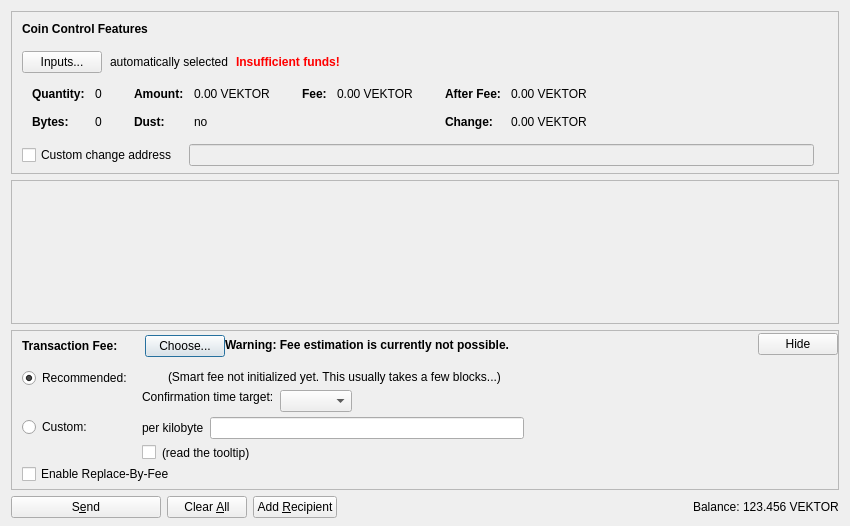
<?xml version="1.0" encoding="UTF-8"?>
<ui version="4.0">
 <class>SendCoinsDialog</class>
 <widget class="QDialog" name="SendCoinsDialog">
  <property name="geometry">
   <rect>
    <x>0</x>
    <y>0</y>
    <width>850</width>
    <height>526</height>
   </rect>
  </property>
  <property name="windowTitle">
   <string>Send Coins</string>
  </property>
  <layout class="QVBoxLayout" name="verticalLayout" stretch="0,1,0,0">
   <property name="bottomMargin">
    <number>8</number>
   </property>
   <item>
    <widget class="QFrame" name="frameCoinControl">
     <property name="sizePolicy">
      <sizepolicy hsizetype="Expanding" vsizetype="Expanding">
       <horstretch>0</horstretch>
       <verstretch>0</verstretch>
      </sizepolicy>
     </property>
     <property name="maximumSize">
      <size>
       <width>16777215</width>
       <height>16777215</height>
      </size>
     </property>
     <property name="frameShape">
      <enum>QFrame::StyledPanel</enum>
     </property>
     <property name="frameShadow">
      <enum>QFrame::Sunken</enum>
     </property>
     <layout class="QVBoxLayout" name="verticalLayoutCoinControl2">
      <property name="spacing">
       <number>0</number>
      </property>
      <property name="leftMargin">
       <number>0</number>
      </property>
      <property name="topMargin">
       <number>0</number>
      </property>
      <property name="rightMargin">
       <number>0</number>
      </property>
      <property name="bottomMargin">
       <number>6</number>
      </property>
      <item>
       <layout class="QVBoxLayout" name="verticalLayoutCoinControl" stretch="0,0,0,0,1">
        <property name="spacing">
         <number>0</number>
        </property>
        <property name="leftMargin">
         <number>10</number>
        </property>
        <property name="topMargin">
         <number>10</number>
        </property>
        <item>
         <layout class="QHBoxLayout" name="horizontalLayoutCoinControl1">
          <property name="bottomMargin">
           <number>15</number>
          </property>
          <item>
           <widget class="QLabel" name="labelCoinControlFeatures">
            <property name="sizePolicy">
             <sizepolicy hsizetype="Preferred" vsizetype="Maximum">
              <horstretch>0</horstretch>
              <verstretch>0</verstretch>
             </sizepolicy>
            </property>
            <property name="font">
             <font>
              <weight>75</weight>
              <bold>true</bold>
             </font>
            </property>
            <property name="styleSheet">
             <string notr="true">font-weight:bold;</string>
            </property>
            <property name="text">
             <string>Coin Control Features</string>
            </property>
           </widget>
          </item>
         </layout>
        </item>
        <item>
         <layout class="QHBoxLayout" name="horizontalLayoutCoinControl2" stretch="0,0,0,0">
          <property name="spacing">
           <number>8</number>
          </property>
          <property name="bottomMargin">
           <number>10</number>
          </property>
          <item>
           <widget class="QPushButton" name="pushButtonCoinControl">
            <property name="styleSheet">
             <string notr="true"/>
            </property>
            <property name="text">
             <string>Inputs...</string>
            </property>
            <property name="autoDefault">
             <bool>false</bool>
            </property>
           </widget>
          </item>
          <item>
           <widget class="QLabel" name="labelCoinControlAutomaticallySelected">
            <property name="text">
             <string>automatically selected</string>
            </property>
            <property name="margin">
             <number>5</number>
            </property>
           </widget>
          </item>
          <item>
           <widget class="QLabel" name="labelCoinControlInsuffFunds">
            <property name="font">
             <font>
              <weight>75</weight>
              <bold>true</bold>
             </font>
            </property>
            <property name="styleSheet">
             <string notr="true">color:red;font-weight:bold;</string>
            </property>
            <property name="text">
             <string>Insufficient funds!</string>
            </property>
            <property name="margin">
             <number>5</number>
            </property>
           </widget>
          </item>
          <item>
           <spacer name="horizontalSpacerCoinControl">
            <property name="orientation">
             <enum>Qt::Horizontal</enum>
            </property>
            <property name="sizeHint" stdset="0">
             <size>
              <width>40</width>
              <height>1</height>
             </size>
            </property>
           </spacer>
          </item>
         </layout>
        </item>
        <item>
         <widget class="QWidget" name="widgetCoinControl" native="true">
          <property name="sizePolicy">
           <sizepolicy hsizetype="Preferred" vsizetype="Preferred">
            <horstretch>0</horstretch>
            <verstretch>0</verstretch>
           </sizepolicy>
          </property>
          <property name="minimumSize">
           <size>
            <width>0</width>
            <height>0</height>
           </size>
          </property>
          <property name="styleSheet">
           <string notr="true"/>
          </property>
          <layout class="QHBoxLayout" name="horizontalLayoutCoinControl5">
           <property name="leftMargin">
            <number>0</number>
           </property>
           <property name="topMargin">
            <number>0</number>
           </property>
           <property name="rightMargin">
            <number>0</number>
           </property>
           <property name="bottomMargin">
            <number>0</number>
           </property>
           <item>
            <layout class="QHBoxLayout" name="horizontalLayoutCoinControl3" stretch="0,0,0,1">
             <property name="spacing">
              <number>20</number>
             </property>
             <property name="topMargin">
              <number>0</number>
             </property>
             <property name="bottomMargin">
              <number>10</number>
             </property>
             <item>
              <layout class="QFormLayout" name="formLayoutCoinControl1">
               <property name="horizontalSpacing">
                <number>10</number>
               </property>
               <property name="verticalSpacing">
                <number>14</number>
               </property>
               <property name="leftMargin">
                <number>10</number>
               </property>
               <property name="topMargin">
                <number>4</number>
               </property>
               <property name="rightMargin">
                <number>6</number>
               </property>
               <item row="0" column="0">
                <widget class="QLabel" name="labelCoinControlQuantityText">
                 <property name="font">
                  <font>
                   <weight>75</weight>
                   <bold>true</bold>
                  </font>
                 </property>
                 <property name="text">
                  <string>Quantity:</string>
                 </property>
                 <property name="margin">
                  <number>0</number>
                 </property>
                </widget>
               </item>
               <item row="0" column="1">
                <widget class="QLabel" name="labelCoinControlQuantity">
                 <property name="cursor">
                  <cursorShape>IBeamCursor</cursorShape>
                 </property>
                 <property name="contextMenuPolicy">
                  <enum>Qt::ActionsContextMenu</enum>
                 </property>
                 <property name="text">
                  <string notr="true">0</string>
                 </property>
                 <property name="margin">
                  <number>0</number>
                 </property>
                 <property name="textInteractionFlags">
                  <set>Qt::LinksAccessibleByMouse|Qt::TextSelectableByKeyboard|Qt::TextSelectableByMouse</set>
                 </property>
                </widget>
               </item>
               <item row="1" column="0">
                <widget class="QLabel" name="labelCoinControlBytesText">
                 <property name="font">
                  <font>
                   <weight>75</weight>
                   <bold>true</bold>
                  </font>
                 </property>
                 <property name="text">
                  <string>Bytes:</string>
                 </property>
                </widget>
               </item>
               <item row="1" column="1">
                <widget class="QLabel" name="labelCoinControlBytes">
                 <property name="cursor">
                  <cursorShape>IBeamCursor</cursorShape>
                 </property>
                 <property name="contextMenuPolicy">
                  <enum>Qt::ActionsContextMenu</enum>
                 </property>
                 <property name="text">
                  <string notr="true">0</string>
                 </property>
                 <property name="textInteractionFlags">
                  <set>Qt::LinksAccessibleByMouse|Qt::TextSelectableByKeyboard|Qt::TextSelectableByMouse</set>
                 </property>
                </widget>
               </item>
              </layout>
             </item>
             <item>
              <layout class="QFormLayout" name="formLayoutCoinControl2">
               <property name="horizontalSpacing">
                <number>10</number>
               </property>
               <property name="verticalSpacing">
                <number>14</number>
               </property>
               <property name="leftMargin">
                <number>6</number>
               </property>
               <property name="topMargin">
                <number>4</number>
               </property>
               <property name="rightMargin">
                <number>6</number>
               </property>
               <item row="0" column="0">
                <widget class="QLabel" name="labelCoinControlAmountText">
                 <property name="font">
                  <font>
                   <weight>75</weight>
                   <bold>true</bold>
                  </font>
                 </property>
                 <property name="text">
                  <string>Amount:</string>
                 </property>
                 <property name="margin">
                  <number>0</number>
                 </property>
                </widget>
               </item>
               <item row="0" column="1">
                <widget class="QLabel" name="labelCoinControlAmount">
                 <property name="cursor">
                  <cursorShape>IBeamCursor</cursorShape>
                 </property>
                 <property name="contextMenuPolicy">
                  <enum>Qt::ActionsContextMenu</enum>
                 </property>
                 <property name="text">
                  <string notr="true">0.00 VEKTOR</string>
                 </property>
                 <property name="textInteractionFlags">
                  <set>Qt::LinksAccessibleByMouse|Qt::TextSelectableByKeyboard|Qt::TextSelectableByMouse</set>
                 </property>
                </widget>
               </item>
               <item row="1" column="0">
                <widget class="QLabel" name="labelCoinControlLowOutputText">
                 <property name="font">
                  <font>
                   <weight>75</weight>
                   <bold>true</bold>
                  </font>
                 </property>
                 <property name="text">
                  <string>Dust:</string>
                 </property>
                </widget>
               </item>
               <item row="1" column="1">
                <widget class="QLabel" name="labelCoinControlLowOutput">
                 <property name="cursor">
                  <cursorShape>IBeamCursor</cursorShape>
                 </property>
                 <property name="contextMenuPolicy">
                  <enum>Qt::ActionsContextMenu</enum>
                 </property>
                 <property name="text">
                  <string notr="true">no</string>
                 </property>
                 <property name="textInteractionFlags">
                  <set>Qt::LinksAccessibleByMouse|Qt::TextSelectableByKeyboard|Qt::TextSelectableByMouse</set>
                 </property>
                </widget>
               </item>
              </layout>
             </item>
             <item>
              <layout class="QFormLayout" name="formLayoutCoinControl3">
               <property name="horizontalSpacing">
                <number>10</number>
               </property>
               <property name="verticalSpacing">
                <number>14</number>
               </property>
               <property name="leftMargin">
                <number>6</number>
               </property>
               <property name="topMargin">
                <number>4</number>
               </property>
               <property name="rightMargin">
                <number>6</number>
               </property>
               <item row="0" column="0">
                <widget class="QLabel" name="labelCoinControlFeeText">
                 <property name="font">
                  <font>
                   <weight>75</weight>
                   <bold>true</bold>
                  </font>
                 </property>
                 <property name="text">
                  <string>Fee:</string>
                 </property>
                 <property name="margin">
                  <number>0</number>
                 </property>
                </widget>
               </item>
               <item row="0" column="1">
                <widget class="QLabel" name="labelCoinControlFee">
                 <property name="cursor">
                  <cursorShape>IBeamCursor</cursorShape>
                 </property>
                 <property name="contextMenuPolicy">
                  <enum>Qt::ActionsContextMenu</enum>
                 </property>
                 <property name="text">
                  <string notr="true">0.00 VEKTOR</string>
                 </property>
                 <property name="textInteractionFlags">
                  <set>Qt::LinksAccessibleByMouse|Qt::TextSelectableByKeyboard|Qt::TextSelectableByMouse</set>
                 </property>
                </widget>
               </item>
              </layout>
             </item>
             <item>
              <layout class="QFormLayout" name="formLayoutCoinControl4">
               <property name="horizontalSpacing">
                <number>10</number>
               </property>
               <property name="verticalSpacing">
                <number>14</number>
               </property>
               <property name="leftMargin">
                <number>6</number>
               </property>
               <property name="topMargin">
                <number>4</number>
               </property>
               <property name="rightMargin">
                <number>6</number>
               </property>
               <item row="0" column="0">
                <widget class="QLabel" name="labelCoinControlAfterFeeText">
                 <property name="font">
                  <font>
                   <weight>75</weight>
                   <bold>true</bold>
                  </font>
                 </property>
                 <property name="text">
                  <string>After Fee:</string>
                 </property>
                 <property name="margin">
                  <number>0</number>
                 </property>
                </widget>
               </item>
               <item row="0" column="1">
                <widget class="QLabel" name="labelCoinControlAfterFee">
                 <property name="cursor">
                  <cursorShape>IBeamCursor</cursorShape>
                 </property>
                 <property name="contextMenuPolicy">
                  <enum>Qt::ActionsContextMenu</enum>
                 </property>
                 <property name="text">
                  <string notr="true">0.00 VEKTOR</string>
                 </property>
                 <property name="textInteractionFlags">
                  <set>Qt::LinksAccessibleByMouse|Qt::TextSelectableByKeyboard|Qt::TextSelectableByMouse</set>
                 </property>
                </widget>
               </item>
               <item row="1" column="0">
                <widget class="QLabel" name="labelCoinControlChangeText">
                 <property name="font">
                  <font>
                   <weight>75</weight>
                   <bold>true</bold>
                  </font>
                 </property>
                 <property name="text">
                  <string>Change:</string>
                 </property>
                </widget>
               </item>
               <item row="1" column="1">
                <widget class="QLabel" name="labelCoinControlChange">
                 <property name="cursor">
                  <cursorShape>IBeamCursor</cursorShape>
                 </property>
                 <property name="contextMenuPolicy">
                  <enum>Qt::ActionsContextMenu</enum>
                 </property>
                 <property name="text">
                  <string notr="true">0.00 VEKTOR</string>
                 </property>
                 <property name="textInteractionFlags">
                  <set>Qt::LinksAccessibleByMouse|Qt::TextSelectableByKeyboard|Qt::TextSelectableByMouse</set>
                 </property>
                </widget>
               </item>
              </layout>
             </item>
            </layout>
           </item>
          </layout>
         </widget>
        </item>
        <item>
         <layout class="QHBoxLayout" name="horizontalLayoutCoinControl4" stretch="0,0,0">
          <property name="spacing">
           <number>12</number>
          </property>
          <property name="sizeConstraint">
           <enum>QLayout::SetDefaultConstraint</enum>
          </property>
          <property name="topMargin">
           <number>5</number>
          </property>
          <property name="rightMargin">
           <number>5</number>
          </property>
          <item>
           <widget class="QCheckBox" name="checkBoxCoinControlChange">
            <property name="toolTip">
             <string>If this is activated, but the change address is empty or invalid, change will be sent to a newly generated address.</string>
            </property>
            <property name="text">
             <string>Custom change address</string>
            </property>
           </widget>
          </item>
          <item>
           <widget class="QValidatedLineEdit" name="lineEditCoinControlChange">
            <property name="enabled">
             <bool>false</bool>
            </property>
            <property name="sizePolicy">
             <sizepolicy hsizetype="Expanding" vsizetype="Fixed">
              <horstretch>0</horstretch>
              <verstretch>0</verstretch>
             </sizepolicy>
            </property>
           </widget>
          </item>
          <item>
           <widget class="QLabel" name="labelCoinControlChangeLabel">
            <property name="sizePolicy">
             <sizepolicy hsizetype="Preferred" vsizetype="Expanding">
              <horstretch>0</horstretch>
              <verstretch>0</verstretch>
             </sizepolicy>
            </property>
            <property name="minimumSize">
             <size>
              <width>0</width>
              <height>0</height>
             </size>
            </property>
            <property name="text">
             <string/>
            </property>
            <property name="margin">
             <number>3</number>
            </property>
           </widget>
          </item>
         </layout>
        </item>
        <item>
         <spacer name="verticalSpacerCoinControl">
          <property name="orientation">
           <enum>Qt::Vertical</enum>
          </property>
          <property name="sizeHint" stdset="0">
           <size>
            <width>800</width>
            <height>1</height>
           </size>
          </property>
         </spacer>
        </item>
       </layout>
      </item>
     </layout>
    </widget>
   </item>
   <item>
    <widget class="QScrollArea" name="scrollArea">
     <property name="widgetResizable">
      <bool>true</bool>
     </property>
     <widget class="QWidget" name="scrollAreaWidgetContents">
      <property name="geometry">
       <rect>
        <x>0</x>
        <y>0</y>
        <width>830</width>
        <height>104</height>
       </rect>
      </property>
      <layout class="QVBoxLayout" name="verticalLayout_2" stretch="0,1">
       <property name="leftMargin">
        <number>0</number>
       </property>
       <property name="topMargin">
        <number>0</number>
       </property>
       <property name="rightMargin">
        <number>0</number>
       </property>
       <property name="bottomMargin">
        <number>0</number>
       </property>
       <item>
        <layout class="QVBoxLayout" name="entries">
         <property name="spacing">
          <number>6</number>
         </property>
        </layout>
       </item>
       <item>
        <spacer name="verticalSpacer">
         <property name="orientation">
          <enum>Qt::Vertical</enum>
         </property>
         <property name="sizeHint" stdset="0">
          <size>
           <width>20</width>
           <height>40</height>
          </size>
         </property>
        </spacer>
       </item>
      </layout>
     </widget>
    </widget>
   </item>
   <item>
    <widget class="QFrame" name="frameFee">
     <property name="sizePolicy">
      <sizepolicy hsizetype="Expanding" vsizetype="Expanding">
       <horstretch>0</horstretch>
       <verstretch>0</verstretch>
      </sizepolicy>
     </property>
     <property name="maximumSize">
      <size>
       <width>16777215</width>
       <height>16777215</height>
      </size>
     </property>
     <property name="frameShape">
      <enum>QFrame::StyledPanel</enum>
     </property>
     <property name="frameShadow">
      <enum>QFrame::Sunken</enum>
     </property>
     <layout class="QVBoxLayout" name="verticalLayoutFee1">
      <property name="spacing">
       <number>0</number>
      </property>
      <property name="leftMargin">
       <number>0</number>
      </property>
      <property name="topMargin">
       <number>0</number>
      </property>
      <property name="rightMargin">
       <number>0</number>
      </property>
      <property name="bottomMargin">
       <number>0</number>
      </property>
      <item>
       <layout class="QVBoxLayout" name="verticalLayoutFee2" stretch="0,0,0">
        <property name="spacing">
         <number>0</number>
        </property>
        <property name="leftMargin">
         <number>10</number>
        </property>
        <property name="topMargin">
         <number>0</number>
        </property>
        <item>
         <layout class="QHBoxLayout" name="horizontalLayoutFee1">
          <property name="bottomMargin">
           <number>0</number>
          </property>
          <item>
           <layout class="QVBoxLayout" name="verticalLayoutFee7">
            <property name="spacing">
             <number>0</number>
            </property>
            <item>
             <spacer name="verticalSpacerSmartFee">
              <property name="orientation">
               <enum>Qt::Vertical</enum>
              </property>
              <property name="sizeType">
               <enum>QSizePolicy::Fixed</enum>
              </property>
              <property name="sizeHint" stdset="0">
               <size>
                <width>1</width>
                <height>4</height>
               </size>
              </property>
             </spacer>
            </item>
            <item>
             <layout class="QHBoxLayout" name="horizontalLayoutSmartFee">
              <property name="spacing">
               <number>10</number>
              </property>
              <item>
               <widget class="QLabel" name="labelFeeHeadline">
                <property name="sizePolicy">
                 <sizepolicy hsizetype="Preferred" vsizetype="Maximum">
                  <horstretch>0</horstretch>
                  <verstretch>0</verstretch>
                 </sizepolicy>
                </property>
                <property name="font">
                 <font>
                  <weight>75</weight>
                  <bold>true</bold>
                 </font>
                </property>
                <property name="styleSheet">
                 <string notr="true">font-weight:bold;</string>
                </property>
                <property name="text">
                 <string>Transaction Fee:</string>
                </property>
               </widget>
              </item>
              <item>
               <widget class="QLabel" name="labelFeeMinimized">
                <property name="text">
                 <string/>
                </property>
               </widget>
              </item>
              <item>
               <widget class="QPushButton" name="buttonChooseFee">
                <property name="text">
                 <string>Choose...</string>
                </property>
               </widget>
              </item>
             </layout>
            </item>
            <item>
             <spacer name="verticalSpacer_5">
              <property name="orientation">
               <enum>Qt::Vertical</enum>
              </property>
              <property name="sizeHint" stdset="0">
               <size>
                <width>1</width>
                <height>1</height>
               </size>
              </property>
             </spacer>
            </item>
           </layout>
          </item>
          <item>
           <widget class="QLabel" name="fallbackFeeWarningLabel">
            <property name="toolTip">
             <string>Using the fallbackfee can result in sending a transaction that will take several hours or days (or never) to confirm. Consider choosing your fee manually or wait until you have validated the complete chain.</string>
            </property>
            <property name="font">
            <font>
                <weight>75</weight>
                <bold>true</bold>
            </font>
            </property>
            <property name="text">
             <string>Warning: Fee estimation is currently not possible.</string>
            </property>
            <property name="wordWrap">
             <bool>false</bool>
            </property>
           </widget>
          </item>
          <item>
           <spacer name="horizontalSpacer_4">
            <property name="orientation">
             <enum>Qt::Horizontal</enum>
            </property>
            <property name="sizeType">
             <enum>QSizePolicy::MinimumExpanding</enum>
            </property>
            <property name="sizeHint" stdset="0">
             <size>
              <width>40</width>
              <height>20</height>
             </size>
            </property>
           </spacer>
          </item>
          <item>
           <widget class="QPushButton" name="buttonMinimizeFee">
            <property name="toolTip">
             <string>collapse fee-settings</string>
            </property>
            <property name="text">
             <string>Hide</string>
            </property>
           </widget>
          </item>
         </layout>
        </item>
        <item>
         <widget class="QFrame" name="frameFeeSelection">
          <layout class="QVBoxLayout" name="verticalLayoutFee12">
           <property name="spacing">
            <number>0</number>
           </property>
           <property name="leftMargin">
            <number>0</number>
           </property>
           <property name="topMargin">
            <number>0</number>
           </property>
           <property name="rightMargin">
            <number>0</number>
           </property>
           <property name="bottomMargin">
            <number>0</number>
           </property>
           <item>
            <layout class="QGridLayout" name="gridLayoutFee">
             <property name="topMargin">
              <number>10</number>
             </property>
             <property name="bottomMargin">
              <number>4</number>
             </property>
             <property name="horizontalSpacing">
              <number>10</number>
             </property>
             <property name="verticalSpacing">
              <number>4</number>
             </property>
             <item row="1" column="1">
              <layout class="QVBoxLayout" name="verticalLayoutFee8">
               <property name="spacing">
                <number>6</number>
               </property>
               <item>
                <layout class="QHBoxLayout" name="horizontalLayoutFee13">
                 <item>
                  <widget class="QLabel" name="labelCustomPerKilobyte">
                   <property name="toolTip">
                    <string>Specify a custom fee per kB (1,000 bytes) of the transaction's virtual size.

Note:  Since the fee is calculated on a per-byte basis, a fee of "100 satoshis per kB" for a transaction size of 500 bytes (half of 1 kB) would ultimately yield a fee of only 50 satoshis.</string>
                   </property>
                   <property name="text">
                    <string>per kilobyte</string>
                   </property>
                  </widget>
                 </item>
                 <item>
                  <widget class="VEKTORCOINAmountField" name="customFee"/>
                 </item>
                 <item>
                  <spacer name="horizontalSpacer_6">
                   <property name="orientation">
                    <enum>Qt::Horizontal</enum>
                   </property>
                   <property name="sizeHint" stdset="0">
                    <size>
                     <width>1</width>
                     <height>1</height>
                    </size>
                   </property>
                  </spacer>
                 </item>
                </layout>
               </item>
               <item>
                <layout class="QHBoxLayout" name="horizontalLayoutFee8">
                 <item>
                  <widget class="QCheckBox" name="checkBoxMinimumFee">
                   <property name="toolTip">
                    <string>Paying only the minimum fee is just fine as long as there is less transaction volume than space in the blocks. But be aware that this can end up in a never confirming transaction once there is more demand for vektorcoin transactions than the network can process.</string>
                   </property>
                   <property name="text">
                    <string/>
                   </property>
                  </widget>
                 </item>
                 <item>
                  <widget class="QLabel" name="labelMinFeeWarning">
                   <property name="enabled">
                    <bool>true</bool>
                   </property>
                   <property name="toolTip">
                    <string>Paying only the minimum fee is just fine as long as there is less transaction volume than space in the blocks. But be aware that this can end up in a never confirming transaction once there is more demand for vektorcoin transactions than the network can process.</string>
                   </property>
                   <property name="text">
                    <string>(read the tooltip)</string>
                   </property>
                   <property name="margin">
                    <number>5</number>
                   </property>
                  </widget>
                 </item>
                 <item>
                  <spacer name="horizontalSpacer_2">
                   <property name="orientation">
                    <enum>Qt::Horizontal</enum>
                   </property>
                   <property name="sizeHint" stdset="0">
                    <size>
                     <width>1</width>
                     <height>1</height>
                    </size>
                   </property>
                  </spacer>
                 </item>
                </layout>
               </item>
              </layout>
             </item>
             <item row="0" column="0">
              <layout class="QVBoxLayout" name="verticalLayoutFee4" stretch="0,1">
               <item>
                <widget class="QRadioButton" name="radioSmartFee">
                 <property name="text">
                  <string>Recommended:</string>
                 </property>
                 <property name="checked">
                  <bool>true</bool>
                 </property>
                 <attribute name="buttonGroup">
                  <string notr="true">groupFee</string>
                 </attribute>
                </widget>
               </item>
               <item>
                <spacer name="verticalSpacer_2">
                 <property name="orientation">
                  <enum>Qt::Vertical</enum>
                 </property>
                 <property name="sizeHint" stdset="0">
                  <size>
                   <width>1</width>
                   <height>1</height>
                  </size>
                 </property>
                </spacer>
               </item>
              </layout>
             </item>
             <item row="1" column="0">
              <layout class="QVBoxLayout" name="verticalLayoutFee9" stretch="0,1">
               <item>
                <widget class="QRadioButton" name="radioCustomFee">
                 <property name="text">
                  <string>Custom:</string>
                 </property>
                 <attribute name="buttonGroup">
                  <string notr="true">groupFee</string>
                 </attribute>
                </widget>
               </item>
               <item>
                <spacer name="verticalSpacer_6">
                 <property name="orientation">
                  <enum>Qt::Vertical</enum>
                 </property>
                 <property name="sizeHint" stdset="0">
                  <size>
                   <width>1</width>
                   <height>1</height>
                  </size>
                 </property>
                </spacer>
               </item>
              </layout>
             </item>
             <item row="0" column="1">
              <layout class="QVBoxLayout" name="verticalLayoutFee3" stretch="0,0,1">
               <property name="spacing">
                <number>6</number>
               </property>
               <property name="topMargin">
                <number>2</number>
               </property>
               <item>
                <layout class="QHBoxLayout" name="horizontalLayoutFee12">
                 <item>
                  <widget class="QLabel" name="labelSmartFee">
                   <property name="text">
                    <string/>
                   </property>
                   <property name="margin">
                    <number>2</number>
                   </property>
                  </widget>
                 </item>
                 <item>
                  <widget class="QLabel" name="labelFeeEstimation">
                   <property name="text">
                    <string/>
                   </property>
                  </widget>
                 </item>
                 <item>
                  <widget class="QLabel" name="labelSmartFee2">
                   <property name="text">
                    <string>(Smart fee not initialized yet. This usually takes a few blocks...)</string>
                   </property>
                   <property name="margin">
                    <number>2</number>
                   </property>
                  </widget>
                 </item>
                 <item>
                  <spacer name="horizontalSpacer_5">
                   <property name="orientation">
                    <enum>Qt::Horizontal</enum>
                   </property>
                   <property name="sizeHint" stdset="0">
                    <size>
                     <width>1</width>
                     <height>1</height>
                    </size>
                   </property>
                  </spacer>
                 </item>
                </layout>
               </item>
               <item>
                <layout class="QHBoxLayout" name="horizontalLayoutFee9">
                 <item>
                  <layout class="QVBoxLayout" name="verticalLayoutFee6">
                   <item>
                    <widget class="QLabel" name="labelSmartFee3">
                     <property name="text">
                      <string>Confirmation time target:</string>
                     </property>
                     <property name="margin">
                      <number>2</number>
                     </property>
                    </widget>
                   </item>
                   <item>
                    <spacer name="verticalSpacer_3">
                     <property name="orientation">
                      <enum>Qt::Vertical</enum>
                     </property>
                     <property name="sizeHint" stdset="0">
                      <size>
                       <width>1</width>
                       <height>1</height>
                      </size>
                     </property>
                    </spacer>
                   </item>
                  </layout>
                 </item>
                 <item>
                  <layout class="QVBoxLayout" name="verticalLayoutFee5">
                   <property name="rightMargin">
                    <number>30</number>
                   </property>
                   <item>
                    <layout class="QHBoxLayout" name="horizontalLayoutConfTarget">
                     <property name="bottomMargin">
                      <number>0</number>
                     </property>
                     <item>
                      <widget class="QComboBox" name="confTargetSelector"/>
                     </item>
                     <item>
                      <spacer name="horizontalSpacerConfTarget">
                       <property name="orientation">
                        <enum>Qt::Horizontal</enum>
                       </property>
                       <property name="sizeHint" stdset="0">
                        <size>
                         <width>40</width>
                         <height>20</height>
                        </size>
                       </property>
                      </spacer>
                     </item>
                    </layout>
                   </item>
                  </layout>
                 </item>
                </layout>
               </item>
               <item>
                <spacer name="verticalSpacer_4">
                 <property name="orientation">
                  <enum>Qt::Vertical</enum>
                 </property>
                 <property name="sizeHint" stdset="0">
                  <size>
                   <width>1</width>
                   <height>1</height>
                  </size>
                 </property>
                </spacer>
               </item>
              </layout>
             </item>
            </layout>
           </item>
           <item>
            <widget class="QCheckBox" name="optInRBF">
             <property name="text">
              <string>Enable Replace-By-Fee</string>
             </property>
             <property name="toolTip">
              <string>With Replace-By-Fee (BIP-125) you can increase a transaction's fee after it is sent. Without this, a higher fee may be recommended to compensate for increased transaction delay risk.</string>
             </property>
            </widget>
           </item>
          </layout>
         </widget>
        </item>
        <item>
         <spacer name="verticalSpacerFee">
          <property name="orientation">
           <enum>Qt::Vertical</enum>
          </property>
          <property name="sizeHint" stdset="0">
           <size>
            <width>40</width>
            <height>5</height>
           </size>
          </property>
         </spacer>
        </item>
       </layout>
      </item>
     </layout>
    </widget>
   </item>
   <item>
    <layout class="QHBoxLayout" name="horizontalLayout">
     <item>
      <widget class="QPushButton" name="sendButton">
       <property name="minimumSize">
        <size>
         <width>150</width>
         <height>0</height>
        </size>
       </property>
       <property name="toolTip">
        <string>Confirm the send action</string>
       </property>
       <property name="text">
        <string>S&amp;end</string>
       </property>
       <property name="icon">
        <iconset resource="../vektorcoin.qrc">
         <normaloff>:/icons/send</normaloff>:/icons/send</iconset>
       </property>
       <property name="autoDefault">
        <bool>false</bool>
       </property>
       <property name="default">
        <bool>false</bool>
       </property>
      </widget>
     </item>
     <item>
      <widget class="QPushButton" name="clearButton">
       <property name="sizePolicy">
        <sizepolicy hsizetype="Minimum" vsizetype="Fixed">
         <horstretch>0</horstretch>
         <verstretch>0</verstretch>
        </sizepolicy>
       </property>
       <property name="toolTip">
        <string>Clear all fields of the form.</string>
       </property>
       <property name="text">
        <string>Clear &amp;All</string>
       </property>
       <property name="icon">
        <iconset resource="../vektorcoin.qrc">
         <normaloff>:/icons/remove</normaloff>:/icons/remove</iconset>
       </property>
       <property name="autoDefault">
        <bool>false</bool>
       </property>
      </widget>
     </item>
     <item>
      <widget class="QPushButton" name="addButton">
       <property name="toolTip">
        <string>Send to multiple recipients at once</string>
       </property>
       <property name="text">
        <string>Add &amp;Recipient</string>
       </property>
       <property name="icon">
        <iconset resource="../vektorcoin.qrc">
         <normaloff>:/icons/add</normaloff>:/icons/add</iconset>
       </property>
       <property name="autoDefault">
        <bool>false</bool>
       </property>
      </widget>
     </item>
     <item>
      <spacer name="horizontalSpacer">
       <property name="orientation">
        <enum>Qt::Horizontal</enum>
       </property>
       <property name="sizeHint" stdset="0">
        <size>
         <width>40</width>
         <height>20</height>
        </size>
       </property>
      </spacer>
     </item>
     <item>
      <layout class="QHBoxLayout" name="horizontalLayout_2">
       <property name="spacing">
        <number>3</number>
       </property>
       <item>
        <widget class="QLabel" name="label">
         <property name="sizePolicy">
          <sizepolicy hsizetype="Preferred" vsizetype="Fixed">
           <horstretch>0</horstretch>
           <verstretch>0</verstretch>
          </sizepolicy>
         </property>
         <property name="text">
          <string>Balance:</string>
         </property>
        </widget>
       </item>
       <item>
        <widget class="QLabel" name="labelBalance">
         <property name="sizePolicy">
          <sizepolicy hsizetype="Preferred" vsizetype="Fixed">
           <horstretch>0</horstretch>
           <verstretch>0</verstretch>
          </sizepolicy>
         </property>
         <property name="cursor">
          <cursorShape>IBeamCursor</cursorShape>
         </property>
         <property name="text">
          <string notr="true">123.456 VEKTOR</string>
         </property>
         <property name="textInteractionFlags">
          <set>Qt::LinksAccessibleByMouse|Qt::TextSelectableByKeyboard|Qt::TextSelectableByMouse</set>
         </property>
        </widget>
       </item>
      </layout>
     </item>
    </layout>
   </item>
  </layout>
 </widget>
 <customwidgets>
  <customwidget>
   <class>QValidatedLineEdit</class>
   <extends>QLineEdit</extends>
   <header>qt/qvalidatedlineedit.h</header>
  </customwidget>
  <customwidget>
   <class>VEKTORCOINAmountField</class>
   <extends>QLineEdit</extends>
   <header>qt/vektorcoinamountfield.h</header>
   <container>1</container>
  </customwidget>
 </customwidgets>
 <resources>
  <include location="../vektorcoin.qrc"/>
 </resources>
 <connections/>
 <buttongroups>
  <buttongroup name="groupFee"/>
 </buttongroups>
</ui>
